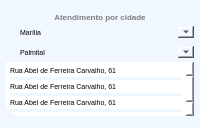
                 <widget class="QWidget" name="Widget_4" native="true">
                  <property name="maximumSize">
                   <size>
                    <width>16777215</width>
                    <height>16777215</height>
                   </size>
                  </property>
                  <property name="baseSize">
                   <size>
                    <width>16</width>
                    <height>16</height>
                   </size>
                  </property>
                  <property name="autoFillBackground">
                   <bool>false</bool>
                  </property>
                  <property name="styleSheet">
                   <string notr="true">background-color: #F0F7FE;
border-radius: 250px; border-radius: 20px</string>
                  </property>
                  <layout class="QVBoxLayout" name="verticalLayout_10">
                   <property name="spacing">
                    <number>0</number>
                   </property>
                   <property name="leftMargin">
                    <number>6</number>
                   </property>
                   <property name="topMargin">
                    <number>12</number>
                   </property>
                   <property name="rightMargin">
                    <number>6</number>
                   </property>
                   <property name="bottomMargin">
                    <number>12</number>
                   </property>
                   <item>
                    <widget class="QWidget" name="Atendm_cidade" native="true">
                     <property name="autoFillBackground">
                      <bool>false</bool>
                     </property>
                     <property name="styleSheet">
                      <string notr="true">background-color: #F0F7FE;
border-radius: 15px;</string>
                     </property>
                     <layout class="QVBoxLayout" name="verticalLayout_19">
                      <property name="spacing">
                       <number>0</number>
                      </property>
                      <property name="leftMargin">
                       <number>0</number>
                      </property>
                      <property name="topMargin">
                       <number>0</number>
                      </property>
                      <property name="rightMargin">
                       <number>0</number>
                      </property>
                      <property name="bottomMargin">
                       <number>0</number>
                      </property>
                      <item>
                       <widget class="QLabel" name="label_8">
                        <property name="minimumSize">
                         <size>
                          <width>50</width>
                          <height>10</height>
                         </size>
                        </property>
                        <property name="maximumSize">
                         <size>
                          <width>16777215</width>
                          <height>15</height>
                         </size>
                        </property>
                        <property name="font">
                         <font>
                          <pointsize>6</pointsize>
                          <weight>75</weight>
                          <bold>true</bold>
                         </font>
                        </property>
                        <property name="tabletTracking">
                         <bool>true</bool>
                        </property>
                        <property name="styleSheet">
                         <string notr="true">color: #7D7D7D; background-color: transparent;</string>
                        </property>
                        <property name="text">
                         <string>Atendimento por cidade</string>
                        </property>
                        <property name="alignment">
                         <set>Qt::AlignCenter</set>
                        </property>
                       </widget>
                      </item>
                      <item>
                       <widget class="QWidget" name="Input_1" native="true">
                        <property name="maximumSize">
                         <size>
                          <width>16777215</width>
                          <height>20</height>
                         </size>
                        </property>
                        <layout class="QHBoxLayout" name="horizontalLayout_13">
                         <property name="spacing">
                          <number>0</number>
                         </property>
                         <property name="leftMargin">
                          <number>0</number>
                         </property>
                         <property name="topMargin">
                          <number>0</number>
                         </property>
                         <property name="rightMargin">
                          <number>0</number>
                         </property>
                         <property name="bottomMargin">
                          <number>0</number>
                         </property>
                         <item>
                          <widget class="QWidget" name="Widget_INPTATS_2" native="true">
                           <property name="mouseTracking">
                            <bool>false</bool>
                           </property>
                           <property name="tabletTracking">
                            <bool>false</bool>
                           </property>
                           <property name="contextMenuPolicy">
                            <enum>Qt::NoContextMenu</enum>
                           </property>
                           <property name="whatsThis">
                            <string/>
                           </property>
                           <property name="accessibleName">
                            <string/>
                           </property>
                           <property name="layoutDirection">
                            <enum>Qt::LeftToRight</enum>
                           </property>
                           <property name="autoFillBackground">
                            <bool>false</bool>
                           </property>
                           <property name="styleSheet">
                            <string notr="true">border: none;
border-radius: 15;
background-color: #F0F7FE; 
padding-left: 10;
padding-right: 20;</string>
                           </property>
                           <layout class="QHBoxLayout" name="horizontalLayout_14">
                            <property name="spacing">
                             <number>4</number>
                            </property>
                            <property name="leftMargin">
                             <number>4</number>
                            </property>
                            <property name="topMargin">
                             <number>4</number>
                            </property>
                            <property name="rightMargin">
                             <number>0</number>
                            </property>
                            <property name="bottomMargin">
                             <number>4</number>
                            </property>
                            <item>
                             <widget class="QComboBox" name="comboBox_3">
                              <property name="font">
                               <font>
                                <pointsize>5</pointsize>
                               </font>
                              </property>
                              <property name="styleSheet">
                               <string notr="true">border: none;
outline: none;
border-radius: 15;
background-color: #F0F7FE; </string>
                              </property>
                              <property name="editable">
                               <bool>false</bool>
                              </property>
                              <property name="insertPolicy">
                               <enum>QComboBox::InsertAtBottom</enum>
                              </property>
                              <property name="iconSize">
                               <size>
                                <width>4</width>
                                <height>4</height>
                               </size>
                              </property>
                              <property name="frame">
                               <bool>true</bool>
                              </property>
                              <item>
                               <property name="text">
                                <string>Marília</string>
                               </property>
                              </item>
                             </widget>
                            </item>
                           </layout>
                          </widget>
                         </item>
                        </layout>
                       </widget>
                      </item>
                      <item>
                       <widget class="QWidget" name="Input_2" native="true">
                        <property name="maximumSize">
                         <size>
                          <width>16777215</width>
                          <height>20</height>
                         </size>
                        </property>
                        <layout class="QHBoxLayout" name="horizontalLayout_19">
                         <property name="spacing">
                          <number>0</number>
                         </property>
                         <property name="leftMargin">
                          <number>0</number>
                         </property>
                         <property name="topMargin">
                          <number>0</number>
                         </property>
                         <property name="rightMargin">
                          <number>0</number>
                         </property>
                         <property name="bottomMargin">
                          <number>0</number>
                         </property>
                         <item>
                          <widget class="QWidget" name="Widget_INPTATS_4" native="true">
                           <property name="mouseTracking">
                            <bool>false</bool>
                           </property>
                           <property name="tabletTracking">
                            <bool>false</bool>
                           </property>
                           <property name="contextMenuPolicy">
                            <enum>Qt::NoContextMenu</enum>
                           </property>
                           <property name="whatsThis">
                            <string/>
                           </property>
                           <property name="accessibleName">
                            <string/>
                           </property>
                           <property name="layoutDirection">
                            <enum>Qt::LeftToRight</enum>
                           </property>
                           <property name="autoFillBackground">
                            <bool>false</bool>
                           </property>
                           <property name="styleSheet">
                            <string notr="true">border: none;
border-radius: 15;
background-color: #F0F7FE; 
padding-left: 10;
padding-right: 20;</string>
                           </property>
                           <layout class="QHBoxLayout" name="horizontalLayout_20">
                            <property name="spacing">
                             <number>4</number>
                            </property>
                            <property name="leftMargin">
                             <number>4</number>
                            </property>
                            <property name="topMargin">
                             <number>4</number>
                            </property>
                            <property name="rightMargin">
                             <number>0</number>
                            </property>
                            <property name="bottomMargin">
                             <number>4</number>
                            </property>
                            <item>
                             <widget class="QComboBox" name="comboBox_4">
                              <property name="font">
                               <font>
                                <pointsize>5</pointsize>
                               </font>
                              </property>
                              <property name="styleSheet">
                               <string notr="true">border: none;
outline: none;
border-radius: 15;
background-color: #F0F7FE; </string>
                              </property>
                              <property name="editable">
                               <bool>false</bool>
                              </property>
                              <property name="insertPolicy">
                               <enum>QComboBox::InsertAtBottom</enum>
                              </property>
                              <property name="iconSize">
                               <size>
                                <width>4</width>
                                <height>4</height>
                               </size>
                              </property>
                              <property name="frame">
                               <bool>true</bool>
                              </property>
                              <item>
                               <property name="text">
                                <string>Palmital</string>
                               </property>
                              </item>
                             </widget>
                            </item>
                           </layout>
                          </widget>
                         </item>
                        </layout>
                       </widget>
                      </item>
                      <item>
                       <widget class="QWidget" name="options_scroll" native="true">
                        <property name="styleSheet">
                         <string notr="true">background-color: white; border-top-left-radius: 0; border-top-right-radius: 0;</string>
                        </property>
                        <layout class="QHBoxLayout" name="horizontalLayout_22">
                         <property name="spacing">
                          <number>0</number>
                         </property>
                         <property name="leftMargin">
                          <number>0</number>
                         </property>
                         <property name="topMargin">
                          <number>0</number>
                         </property>
                         <property name="rightMargin">
                          <number>0</number>
                         </property>
                         <property name="bottomMargin">
                          <number>0</number>
                         </property>
                         <item>
                          <widget class="QWidget" name="widget_15" native="true">
                           <layout class="QHBoxLayout" name="horizontalLayout_23">
                            <property name="spacing">
                             <number>0</number>
                            </property>
                            <property name="leftMargin">
                             <number>0</number>
                            </property>
                            <property name="topMargin">
                             <number>0</number>
                            </property>
                            <property name="rightMargin">
                             <number>0</number>
                            </property>
                            <property name="bottomMargin">
                             <number>0</number>
                            </property>
                            <item>
                             <widget class="QWidget" name="widget_16" native="true">
                              <layout class="QVBoxLayout" name="verticalLayout_20">
                               <property name="spacing">
                                <number>2</number>
                               </property>
                               <property name="leftMargin">
                                <number>4</number>
                               </property>
                               <property name="topMargin">
                                <number>4</number>
                               </property>
                               <property name="rightMargin">
                                <number>4</number>
                               </property>
                               <property name="bottomMargin">
                                <number>4</number>
                               </property>
                               <item>
                                <widget class="QLabel" name="label_9">
                                 <property name="font">
                                  <font>
                                   <pointsize>5</pointsize>
                                  </font>
                                 </property>
                                 <property name="text">
                                  <string>Rua Abel de Ferreira Carvalho, 61</string>
                                 </property>
                                </widget>
                               </item>
                               <item>
                                <widget class="Line" name="line_4">
                                 <property name="styleSheet">
                                  <string notr="true">background-color: #F0F7FE</string>
                                 </property>
                                 <property name="orientation">
                                  <enum>Qt::Horizontal</enum>
                                 </property>
                                </widget>
                               </item>
                               <item>
                                <widget class="QLabel" name="label_11">
                                 <property name="font">
                                  <font>
                                   <pointsize>5</pointsize>
                                  </font>
                                 </property>
                                 <property name="text">
                                  <string>Rua Abel de Ferreira Carvalho, 61</string>
                                 </property>
                                </widget>
                               </item>
                               <item>
                                <widget class="Line" name="line_5">
                                 <property name="styleSheet">
                                  <string notr="true">background-color: #F0F7FE</string>
                                 </property>
                                 <property name="orientation">
                                  <enum>Qt::Horizontal</enum>
                                 </property>
                                </widget>
                               </item>
                               <item>
                                <widget class="QLabel" name="label_13">
                                 <property name="font">
                                  <font>
                                   <pointsize>5</pointsize>
                                  </font>
                                 </property>
                                 <property name="text">
                                  <string>Rua Abel de Ferreira Carvalho, 61</string>
                                 </property>
                                </widget>
                               </item>
                               <item>
                                <widget class="Line" name="line_6">
                                 <property name="styleSheet">
                                  <string notr="true">background-color: #F0F7FE</string>
                                 </property>
                                 <property name="orientation">
                                  <enum>Qt::Horizontal</enum>
                                 </property>
                                </widget>
                               </item>
                              </layout>
                             </widget>
                            </item>
                            <item>
                             <widget class="QScrollBar" name="verticalScrollBar">
                              <property name="maximumSize">
                               <size>
                                <width>8</width>
                                <height>16777215</height>
                               </size>
                              </property>
                              <property name="orientation">
                               <enum>Qt::Vertical</enum>
                              </property>
                             </widget>
                            </item>
                           </layout>
                          </widget>
                         </item>
                        </layout>
                       </widget>
                      </item>
                     </layout>
                    </widget>
                   </item>
                  </layout>
                 </widget>
